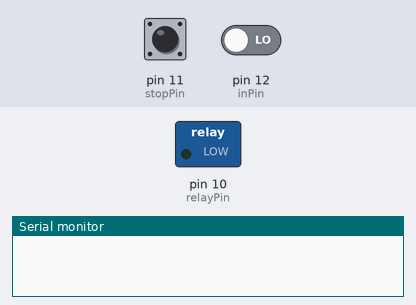
Recording of a sketch running on a simulated Arduino Uno, built with avr-gcc and run on an emulated ATmega328P. Parts: switched loads named in the sketch (green lamp = pin HIGH), the last lines printed to the serial monitor. The test bench sets the inputs (shaded band); at power-on: pin 12 (inPin) LOW, pin 11 (stopPin) HIGH.

Above: at 1.2 s.
1.3 s: pin 12 (inPin) driven HIGH
At 7.2 s:
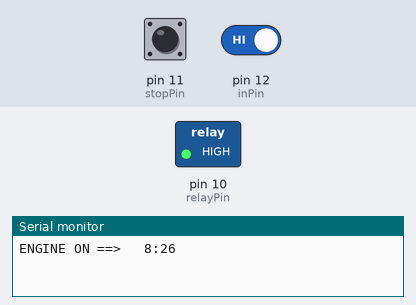
7.3 s: pin 11 (stopPin) pulled LOW for 3.2 s
At 9.7 s:
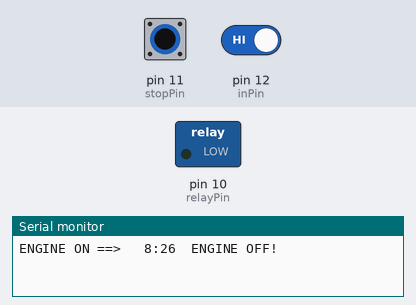
Timing chart, 0 to 15.8 s (numbered marks = the images above; inputs shaded):
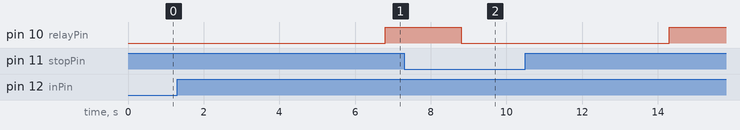

Measured:
- after the input at 1.3 s, pin 10 (relayPin): LOW → HIGH after 5.5 s
- after the input at 7.3 s, pin 10 (relayPin): HIGH → LOW after 1.5 s, → HIGH 5.5 s later

The sketch:

arduino-ball-clock.ino
```cpp
// (licence header left out)
int inPin = 12;
int stopPin = 11;
int relayPin = 10;
int state = 0;
int min = 25;
int hour = 8;

void setup()
{
  Serial.begin(9600);
  pinMode(inPin, INPUT);
  pinMode(stopPin, INPUT);
  pinMode(relayPin, OUTPUT);
}

void loop()
{
  int startState = digitalRead(inPin);
  int stopState = digitalRead(stopPin);

  if(stopState == 0 && state == 1){
    Serial.print("\tENGINE OFF! \n");
    state = 0;
    digitalWrite(relayPin, LOW);
  }
  if(startState == 1 && state == 0){
    state = 1;
    delay(5500);
    digitalWrite(relayPin, HIGH);
    Serial.print("\rENGINE ON ==> \t");
    min++;
    if(min == 60){min=0; hour++;}
    if(hour == 13) hour = 1;
    Serial.print(hour);
    Serial.print(":");
    if(min < 10) Serial.print("0");
    Serial.print(min);
    Serial.print("\r");
    delay(2000);
  }

  delay(1);

}
```
